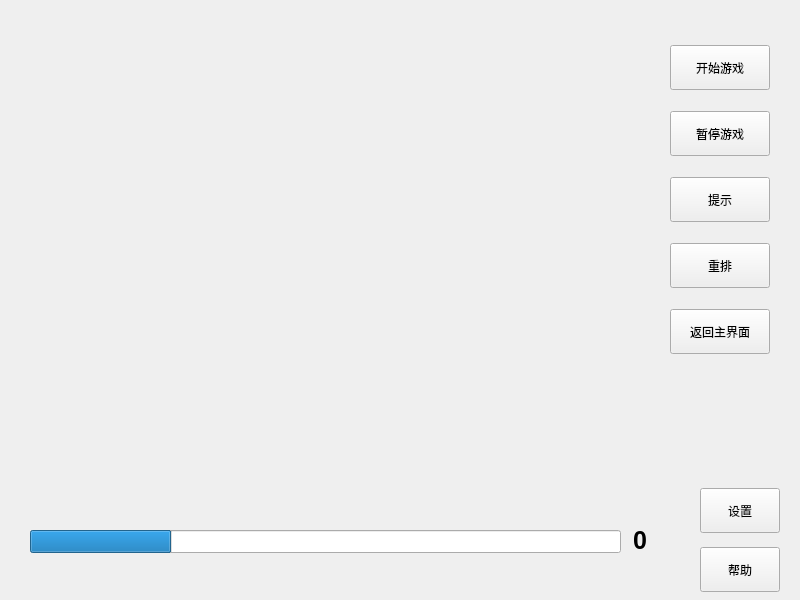
<?xml version="1.0" encoding="UTF-8"?>
<ui version="4.0">
 <class>gameScene</class>
 <widget class="QMainWindow" name="gameScene">
  <property name="geometry">
   <rect>
    <x>0</x>
    <y>0</y>
    <width>800</width>
    <height>600</height>
   </rect>
  </property>
  <property name="minimumSize">
   <size>
    <width>800</width>
    <height>600</height>
   </size>
  </property>
  <property name="maximumSize">
   <size>
    <width>800</width>
    <height>600</height>
   </size>
  </property>
  <property name="windowTitle">
   <string>MainWindow</string>
  </property>
  <widget class="QWidget" name="centralwidget">
   <widget class="QWidget" name="widget" native="true">
    <property name="geometry">
     <rect>
      <x>670</x>
      <y>40</y>
      <width>121</width>
      <height>321</height>
     </rect>
    </property>
    <layout class="QVBoxLayout" name="verticalLayout">
     <item>
      <widget class="QPushButton" name="startButton">
       <property name="minimumSize">
        <size>
         <width>100</width>
         <height>45</height>
        </size>
       </property>
       <property name="maximumSize">
        <size>
         <width>100</width>
         <height>45</height>
        </size>
       </property>
       <property name="text">
        <string>开始游戏</string>
       </property>
      </widget>
     </item>
     <item>
      <spacer name="verticalSpacer">
       <property name="orientation">
        <enum>Qt::Vertical</enum>
       </property>
       <property name="sizeType">
        <enum>QSizePolicy::Fixed</enum>
       </property>
       <property name="sizeHint" stdset="0">
        <size>
         <width>20</width>
         <height>10</height>
        </size>
       </property>
      </spacer>
     </item>
     <item>
      <widget class="QPushButton" name="stopButton">
       <property name="minimumSize">
        <size>
         <width>100</width>
         <height>45</height>
        </size>
       </property>
       <property name="maximumSize">
        <size>
         <width>100</width>
         <height>45</height>
        </size>
       </property>
       <property name="text">
        <string>暂停游戏</string>
       </property>
      </widget>
     </item>
     <item>
      <spacer name="verticalSpacer_2">
       <property name="orientation">
        <enum>Qt::Vertical</enum>
       </property>
       <property name="sizeType">
        <enum>QSizePolicy::Fixed</enum>
       </property>
       <property name="sizeHint" stdset="0">
        <size>
         <width>20</width>
         <height>10</height>
        </size>
       </property>
      </spacer>
     </item>
     <item>
      <widget class="QPushButton" name="tipButton">
       <property name="minimumSize">
        <size>
         <width>100</width>
         <height>45</height>
        </size>
       </property>
       <property name="maximumSize">
        <size>
         <width>100</width>
         <height>45</height>
        </size>
       </property>
       <property name="text">
        <string>提示</string>
       </property>
      </widget>
     </item>
     <item>
      <spacer name="verticalSpacer_3">
       <property name="orientation">
        <enum>Qt::Vertical</enum>
       </property>
       <property name="sizeType">
        <enum>QSizePolicy::Fixed</enum>
       </property>
       <property name="sizeHint" stdset="0">
        <size>
         <width>20</width>
         <height>10</height>
        </size>
       </property>
      </spacer>
     </item>
     <item>
      <widget class="QPushButton" name="resetButton">
       <property name="minimumSize">
        <size>
         <width>100</width>
         <height>45</height>
        </size>
       </property>
       <property name="maximumSize">
        <size>
         <width>100</width>
         <height>45</height>
        </size>
       </property>
       <property name="text">
        <string>重排</string>
       </property>
      </widget>
     </item>
     <item>
      <spacer name="verticalSpacer_4">
       <property name="orientation">
        <enum>Qt::Vertical</enum>
       </property>
       <property name="sizeType">
        <enum>QSizePolicy::Fixed</enum>
       </property>
       <property name="sizeHint" stdset="0">
        <size>
         <width>20</width>
         <height>10</height>
        </size>
       </property>
      </spacer>
     </item>
     <item>
      <widget class="QPushButton" name="backButton">
       <property name="minimumSize">
        <size>
         <width>100</width>
         <height>45</height>
        </size>
       </property>
       <property name="maximumSize">
        <size>
         <width>100</width>
         <height>45</height>
        </size>
       </property>
       <property name="text">
        <string>返回主界面</string>
       </property>
      </widget>
     </item>
    </layout>
   </widget>
   <widget class="QWidget" name="widget_2" native="true">
    <property name="geometry">
     <rect>
      <x>700</x>
      <y>480</y>
      <width>98</width>
      <height>121</height>
     </rect>
    </property>
    <layout class="QVBoxLayout" name="verticalLayout_2">
     <item>
      <widget class="QPushButton" name="settingButton">
       <property name="minimumSize">
        <size>
         <width>80</width>
         <height>45</height>
        </size>
       </property>
       <property name="maximumSize">
        <size>
         <width>80</width>
         <height>45</height>
        </size>
       </property>
       <property name="text">
        <string>设置</string>
       </property>
      </widget>
     </item>
     <item>
      <widget class="QPushButton" name="helpButton">
       <property name="minimumSize">
        <size>
         <width>80</width>
         <height>45</height>
        </size>
       </property>
       <property name="maximumSize">
        <size>
         <width>80</width>
         <height>45</height>
        </size>
       </property>
       <property name="text">
        <string>帮助</string>
       </property>
      </widget>
     </item>
    </layout>
   </widget>
   <widget class="QLabel" name="timeLabel">
    <property name="geometry">
     <rect>
      <x>590</x>
      <y>490</y>
      <width>100</width>
      <height>100</height>
     </rect>
    </property>
    <property name="minimumSize">
     <size>
      <width>100</width>
      <height>100</height>
     </size>
    </property>
    <property name="font">
     <font>
      <pointsize>19</pointsize>
      <italic>false</italic>
      <bold>true</bold>
     </font>
    </property>
    <property name="text">
     <string>0</string>
    </property>
    <property name="alignment">
     <set>Qt::AlignCenter</set>
    </property>
   </widget>
   <widget class="QProgressBar" name="timeprogressBar">
    <property name="geometry">
     <rect>
      <x>30</x>
      <y>530</y>
      <width>591</width>
      <height>23</height>
     </rect>
    </property>
    <property name="value">
     <number>24</number>
    </property>
    <property name="format">
     <string/>
    </property>
   </widget>
   <widget class="QWidget" name="gameArea" native="true">
    <property name="enabled">
     <bool>true</bool>
    </property>
    <property name="geometry">
     <rect>
      <x>10</x>
      <y>50</y>
      <width>640</width>
      <height>400</height>
     </rect>
    </property>
    <property name="minimumSize">
     <size>
      <width>640</width>
      <height>400</height>
     </size>
    </property>
    <property name="maximumSize">
     <size>
      <width>640</width>
      <height>400</height>
     </size>
    </property>
    <property name="styleSheet">
     <string notr="true"/>
    </property>
   </widget>
  </widget>
 </widget>
 <resources/>
 <connections/>
</ui>
